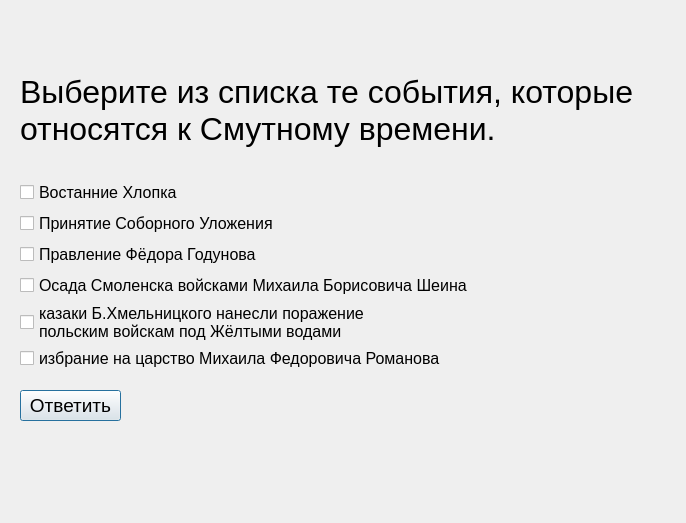
<?xml version="1.0" encoding="UTF-8"?>
<ui version="4.0">
 <class>Dialog</class>
 <widget class="QDialog" name="Dialog">
  <property name="geometry">
   <rect>
    <x>0</x>
    <y>0</y>
    <width>686</width>
    <height>523</height>
   </rect>
  </property>
  <property name="windowTitle">
   <string>Dialog</string>
  </property>
  <widget class="QLabel" name="label">
   <property name="geometry">
    <rect>
     <x>20</x>
     <y>40</y>
     <width>621</width>
     <height>141</height>
    </rect>
   </property>
   <property name="font">
    <font>
     <pointsize>24</pointsize>
    </font>
   </property>
   <property name="text">
    <string>Выберите из списка те события, которые
относятся к Смутному времени.  </string>
   </property>
  </widget>
  <widget class="QWidget" name="formLayoutWidget">
   <property name="geometry">
    <rect>
     <x>20</x>
     <y>180</y>
     <width>657</width>
     <height>191</height>
    </rect>
   </property>
   <layout class="QFormLayout" name="formLayout">
    <item row="0" column="0">
     <widget class="QCheckBox" name="checkBox_2">
      <property name="font">
       <font>
        <pointsize>12</pointsize>
       </font>
      </property>
      <property name="text">
       <string>Востанние Хлопка</string>
      </property>
     </widget>
    </item>
    <item row="1" column="0">
     <widget class="QCheckBox" name="checkBox_3">
      <property name="font">
       <font>
        <pointsize>12</pointsize>
       </font>
      </property>
      <property name="text">
       <string>Принятие Соборного Уложения</string>
      </property>
     </widget>
    </item>
    <item row="2" column="0">
     <widget class="QCheckBox" name="checkBox_4">
      <property name="font">
       <font>
        <pointsize>12</pointsize>
       </font>
      </property>
      <property name="text">
       <string>Правление Фёдора Годунова</string>
      </property>
     </widget>
    </item>
    <item row="3" column="0">
     <widget class="QCheckBox" name="checkBox_5">
      <property name="font">
       <font>
        <pointsize>12</pointsize>
       </font>
      </property>
      <property name="text">
       <string>Осада Смоленска войсками Михаила Борисовича Шеина</string>
      </property>
     </widget>
    </item>
    <item row="4" column="0">
     <widget class="QCheckBox" name="checkBox_6">
      <property name="font">
       <font>
        <pointsize>12</pointsize>
       </font>
      </property>
      <property name="text">
       <string>казаки Б.Хмельницкого нанесли поражение
польским войскам под Жёлтыми водами</string>
      </property>
     </widget>
    </item>
    <item row="5" column="0">
     <widget class="QCheckBox" name="checkBox">
      <property name="font">
       <font>
        <pointsize>12</pointsize>
       </font>
      </property>
      <property name="text">
       <string>избрание на царство Михаила Федоровича Романова</string>
      </property>
     </widget>
    </item>
   </layout>
  </widget>
  <widget class="QPushButton" name="pushButton">
   <property name="geometry">
    <rect>
     <x>20</x>
     <y>390</y>
     <width>101</width>
     <height>31</height>
    </rect>
   </property>
   <property name="font">
    <font>
     <pointsize>14</pointsize>
    </font>
   </property>
   <property name="text">
    <string>Ответить</string>
   </property>
  </widget>
 </widget>
 <resources/>
 <connections/>
</ui>
